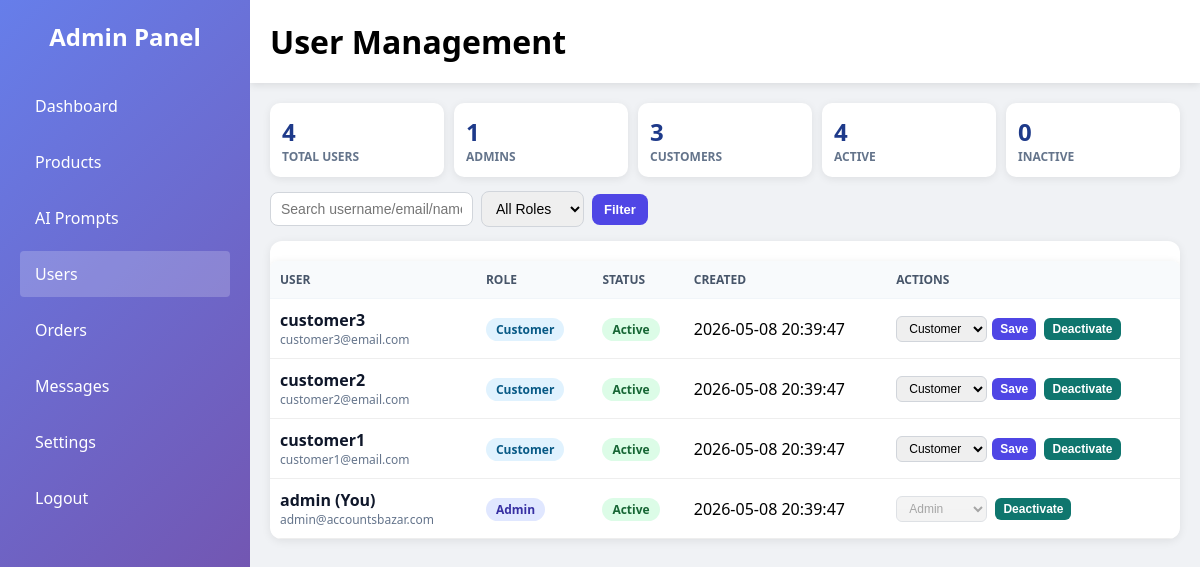
Page /admin/user.php (signed in) on the committed database.
### tables this page shows
CREATE TABLE IF NOT EXISTS users (
    id INT AUTO_INCREMENT PRIMARY KEY,
    username VARCHAR(100) UNIQUE NOT NULL,
    email VARCHAR(255) UNIQUE NOT NULL,
    password VARCHAR(255) NOT NULL,
    first_name VARCHAR(100),
    last_name VARCHAR(100),
    phone VARCHAR(20),
    address VARCHAR(255),
    city VARCHAR(100),
    country VARCHAR(100),
    postal_code VARCHAR(20),
    user_type ENUM('customer', 'admin') DEFAULT 'customer',
    is_active TINYINT(1) DEFAULT 1,
    created_at TIMESTAMP DEFAULT CURRENT_TIMESTAMP,
    updated_at TIMESTAMP DEFAULT CURRENT_TIMESTAMP ON UPDATE CURRENT_TIMESTAMP,
    INDEX idx_email (email),
    INDEX idx_username (username)
);

### admin/user.php (the view, shortened to what this page needs)
<?php
require_once '../products/includes/db.php';
$db = new Database();
$conn = $db->getConnection();
$currentAdminId = (int) ($_SESSION['user_id'] ?? 0);
$stats = ['total' => 0, 'admins' => 0, 'customers' => 0, 'active' => 0, 'inactive' => 0];
$sr = $conn->query("SELECT
    COUNT(*) AS total,
    SUM(user_type='admin') AS admins,
    SUM(user_type='customer') AS customers,
    SUM(is_active=1) AS active,
    SUM(is_active=0) AS inactive
    FROM users");
if ($sr && $row = $sr->fetch_assoc()) {
    $stats = [
        'total' => (int) ($row['total'] ?? 0),
        'admins' => (int) ($row['admins'] ?? 0),
        'customers' => (int) ($row['customers'] ?? 0),
        'active' => (int) ($row['active'] ?? 0),
        'inactive' => (int) ($row['inactive'] ?? 0),
    ];
}
$search = trim((string) ($_GET['q'] ?? ''));
$page = max(1, (int) ($_GET['page'] ?? 1));
$perPage = 20;
$offset = ($page - 1) * $perPage;
$where = '1';
$params = [];
$types = '';
$listStmt = $conn->prepare("SELECT id, username, email, first_name, last_name, user_type, is_active, created_at FROM users WHERE $where ORDER BY id DESC LIMIT ? OFFSET ?");
$listTypes = $types . 'ii';
$listParams = array_merge($params, [$perPage, $offset]);
$listStmt->bind_param($listTypes, ...$listParams);
$listStmt->execute();
$result = $listStmt->get_result();
$users = [];
while ($row = $result->fetch_assoc()) {
    $users[] = $row;
}
?>
<!DOCTYPE html>
<html lang="en">
<head>
    <link rel="stylesheet" href="css/admin.css">
</head>
<body>
<div class="admin-container">
    <nav class="admin-sidebar" id="admin-sidebar">
        <div class="admin-logo">
            <h2>Admin Panel</h2>
        </div>
        <ul class="menu">
            <li><a href="index.php">Dashboard</a></li>
            <li><a href="products.php">Products</a></li>
            <li><a href="ai-prompts.php">AI Prompts</a></li>
            <li><a href="user.php" class="active">Users</a></li>
            <li><a href="orders.php">Orders</a></li>
            <li><a href="support-messages.php">Messages</a></li>
            <li><a href="settings.php">Settings</a></li>
            <li><a href="logout.php">Logout</a></li>
        </ul>
    </nav>
    <div class="admin-main">
        <header class="admin-header">
            <h1>User Management</h1>
        </header>
        <main class="admin-content user-wrap">
            <div class="summary-grid">
                <div class="summary-card"><div class="num"><?php echo $stats['total']; ?></div><div class="lbl">Total Users</div></div>
                <div class="summary-card"><div class="num"><?php echo $stats['admins']; ?></div><div class="lbl">Admins</div></div>
                <div class="summary-card"><div class="num"><?php echo $stats['customers']; ?></div><div class="lbl">Customers</div></div>
                <div class="summary-card"><div class="num"><?php echo $stats['active']; ?></div><div class="lbl">Active</div></div>
                <div class="summary-card"><div class="num"><?php echo $stats['inactive']; ?></div><div class="lbl">Inactive</div></div>
            </div>
            <form class="filters" method="GET" action="user.php">
                <input type="text" name="q" placeholder="Search username/email/name" value="<?php echo htmlspecialchars($search); ?>">
                <select name="role">
                    <option value="">All Roles</option>
                </select>
                <button type="submit">Filter</button>
            </form>
            <div class="table-wrap">
                <table class="user-table">
                    <thead>
                        <tr>
                            <th>User</th>
                            <th>Role</th>
                            <th>Status</th>
                            <th>Created</th>
                            <th>Actions</th>
                        </tr>
                    </thead>
                    <tbody>
                    <?php if (empty($users)): ?>
                        <tr><td colspan="5" style="text-align:center;color:#64748b;">No users found.</td></tr>
                    <?php else: ?>
                        <?php foreach ($users as $u): ?>
                            <?php $uid = (int) $u['id']; $isSelf = ($uid === $currentAdminId); ?>
                            <tr>
                                <td>
                                    <div class="user-name"><?php echo htmlspecialchars((string) $u['username']); ?><?php if ($isSelf): ?> (You)<?php endif; ?></div>
                                    <div class="user-meta"><?php echo htmlspecialchars((string) $u['email']); ?></div>
                                </td>
                                <td>
                                    <?php if ((string) $u['user_type'] === 'admin'): ?>
                                        <span class="badge role-admin">Admin</span>
                                    <?php else: ?>
                                        <span class="badge role-customer">Customer</span>
                                    <?php endif; ?>
                                </td>
                                <td>
                                    <?php if ((int) $u['is_active'] === 1): ?>
                                        <span class="badge status-active">Active</span>
                                    <?php else: ?>
                                        <span class="badge status-inactive">Inactive</span>
                                    <?php endif; ?>
                                </td>
                                <td><?php echo htmlspecialchars((string) $u['created_at']); ?></td>
                                <td>
                                    <form method="POST" class="action-form">
                                        <select name="user_type" <?php if ($isSelf): ?>disabled<?php endif; ?>>
                                            <option value="customer" <?php if ((string) $u['user_type'] === 'customer') echo 'selected'; ?>>Customer</option>
                                            <option value="admin" <?php if ((string) $u['user_type'] === 'admin') echo 'selected'; ?>>Admin</option>
                                        </select>
                                        <?php if (!$isSelf): ?>
                                            <button type="submit" class="btn-role">Save</button>
                                        <?php endif; ?>
                                    </form>
                                    <form method="POST" class="action-form">
                                        <button type="submit" class="btn-status" <?php if ($isSelf): ?>disabled<?php endif; ?>>
                                            <?php echo ((int) $u['is_active'] === 1) ? 'Deactivate' : 'Activate'; ?>
                                        </button>
                                    </form>
                                </td>
                            </tr>
                        <?php endforeach; ?>
                    <?php endif; ?>
                    </tbody>
                </table>
            </div>
        </main>
    </div>
</div>
</body>
</html>

### admin/css/admin.css (style rules this page uses)
* { margin: 0; padding: 0; box-sizing: border-box; }
body { font-family: 'Segoe UI', Tahoma, Geneva, Verdana, sans-serif; background-color: #f0f2f5; }
.admin-container { display: flex; height: 100vh; position: relative; }
.admin-sidebar { width: 250px; background: linear-gradient(135deg, #667eea 0%, #764ba2 100%); color: white; padding: 20px; overflow-y: auto; }
.admin-logo h2 { margin-bottom: 30px; text-align: center; font-size: 24px; }
.menu { list-style: none; }
.menu li { margin-bottom: 10px; }
.menu a { color: white; text-decoration: none; display: block; padding: 12px 15px; border-radius: 4px; transition: background-color 0.3s ease; }
.menu a:hover, .menu a.active { background-color: rgba(255, 255, 255, 0.2); }
.admin-main { flex: 1; display: flex; flex-direction: column; overflow: hidden; }
.admin-header { background: white; padding: 20px; box-shadow: 0 2px 8px rgba(0,0,0,0.1); display: flex; justify-content: space-between; align-items: center; }
.admin-content { flex: 1; padding: 20px; overflow-y: auto; }
table { width: 100%; border-collapse: collapse; background: white; margin-top: 20px; border-radius: 8px; overflow: hidden; box-shadow: 0 2px 8px rgba(0,0,0,0.1); }
th { background-color: #667eea; color: white; padding: 15px; text-align: left; }
td { padding: 12px 15px; border-bottom: 1px solid #eee; }

### admin/user.php (style rules this page uses)
.user-wrap { padding: 20px; }
.summary-grid { display: grid; grid-template-columns: repeat(auto-fit, minmax(160px, 1fr)); gap: 10px; margin-bottom: 14px; }
.summary-card { background: #fff; border-radius: 10px; box-shadow: 0 2px 8px rgba(0,0,0,0.08); padding: 12px; }
.summary-card .num { font-size: 24px; font-weight: 900; color: #1e3a8a; }
.summary-card .lbl { font-size: 12px; color: #64748b; text-transform: uppercase; font-weight: 700; }
.filters { display: flex; flex-wrap: wrap; gap: 8px; margin-bottom: 14px; align-items: center; }
.filters input, .filters select { border: 1px solid #d1d5db; border-radius: 8px; padding: 8px 10px; font-size: 14px; }
.filters button, .filters a { border: none; border-radius: 8px; padding: 8px 12px; font-size: 13px; font-weight: 700; text-decoration: none; cursor: pointer; }
.filters button { background: #4f46e5; color: #fff; }
.table-wrap { overflow-x: auto; background: #fff; border-radius: 12px; box-shadow: 0 2px 10px rgba(0,0,0,0.08); }
.user-table { width: 100%; min-width: 840px; border-collapse: collapse; }
.user-table th { background: #f8fafc; color: #475569; font-size: 12px; text-transform: uppercase; padding: 10px; text-align: left; }
.user-table td { padding: 10px; border-top: 1px solid #f1f5f9; vertical-align: middle; }
.user-name { font-weight: 700; color: #0f172a; }
.user-meta { font-size: 12px; color: #64748b; }
.badge { display: inline-block; border-radius: 999px; padding: 3px 10px; font-size: 12px; font-weight: 700; }
.role-admin { background: #e0e7ff; color: #3730a3; }
.role-customer { background: #e0f2fe; color: #075985; }
.status-active { background: #dcfce7; color: #166534; }
.action-form { display: inline-flex; gap: 5px; align-items: center; margin: 2px 4px 2px 0; }
.action-form select, .action-form button { padding: 4px 8px; border-radius: 6px; border: 1px solid #d1d5db; font-size: 12px; }
.action-form button { border: none; color: #fff; font-weight: 700; cursor: pointer; }
.btn-role { background: #4f46e5; }
.btn-status { background: #0f766e; }

### rows in the picture
users: username "customer3", email "customer3@email.com", shows "Customer", is_active "Active", created_at "2026-05-08 20:39:47", user_type "Customer", shows "Save"
users: username "customer2", email "customer2@email.com", shows "Customer", is_active "Active", created_at "2026-05-08 20:39:47", user_type "Customer", shows "Save"
users: username "customer1", email "customer1@email.com", shows "Customer", is_active "Active", created_at "2026-05-08 20:39:47", user_type "Customer", shows "Save"
users: username "admin", shows "(You)", email "admin@accountsbazar.com", shows "Admin", is_active "Active", created_at "2026-05-08 20:39:47", user_type "Admin"

### other values in the picture
$stats['total'] "4"
$stats['admins'] "1"
$stats['customers'] "3"
$stats['active'] "4"
$stats['inactive'] "0"
